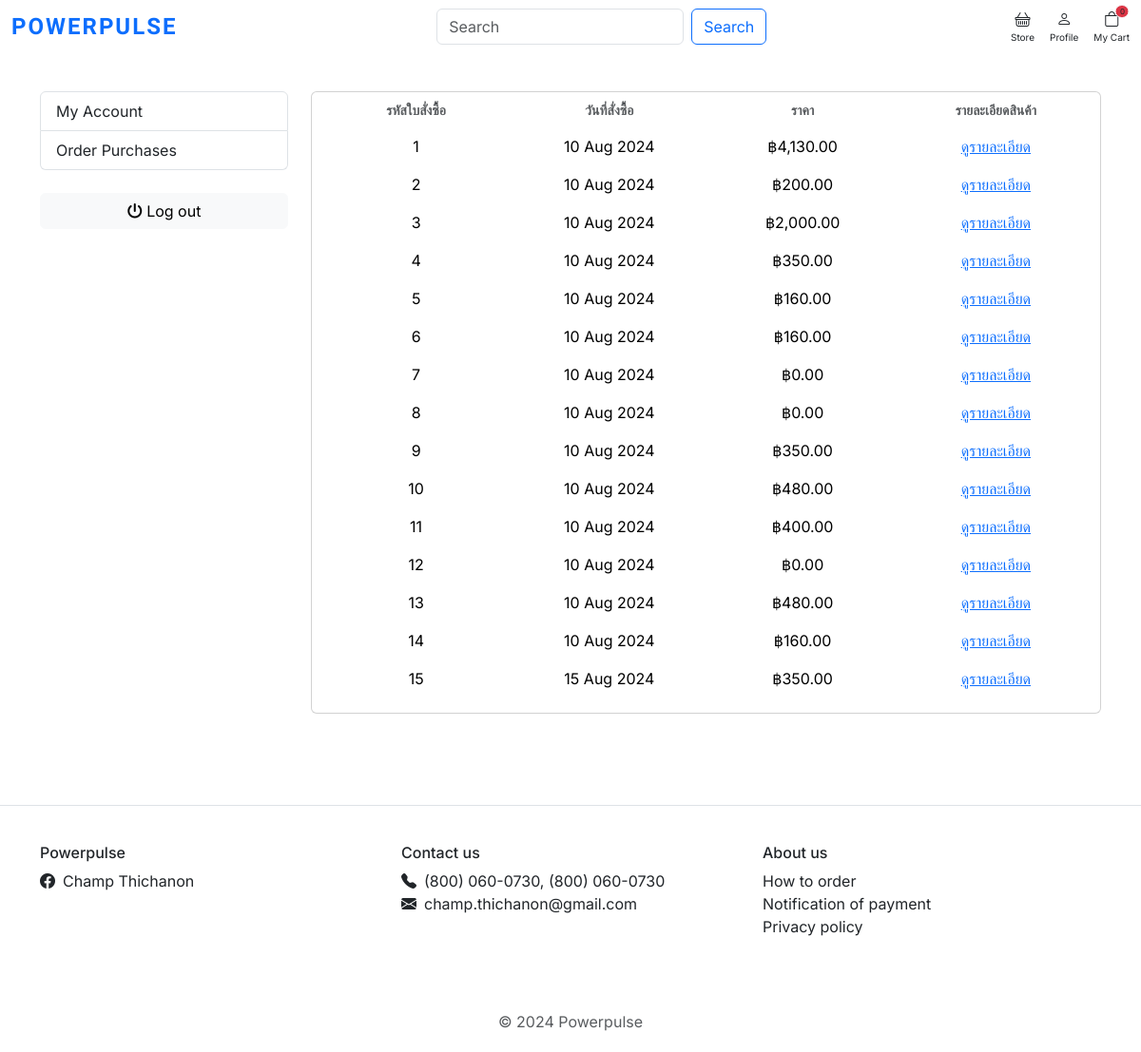
Page /order_history/ (signed in) on the committed database.
### order/models.py (models this page shows, shortened)
class Order(models.Model):
    user = models.ForeignKey(Account, on_delete=models.CASCADE)
    created_at = models.DateTimeField(auto_now_add=True)
    payment_proof = models.FileField(
        upload_to="photos/payment_proof", null=True, blank=True
    )
    first_name = models.CharField(max_length=50)
    last_name = models.CharField(max_length=50)
    phone_number = models.CharField(max_length=50, blank=True, null=True)
    house_no = models.CharField(max_length=10)
    village_no = models.CharField(max_length=10, blank=True, null=True)
    lane = models.CharField(max_length=255, blank=True, null=True)
    road = models.CharField(max_length=255, blank=True, null=True)
    sub_district = models.CharField(max_length=100)
    district = models.CharField(max_length=100)
    province = models.CharField(max_length=100)
    postal_code = models.CharField(max_length=20)
    total = models.DecimalField(max_digits=10, decimal_places=2)

### order/views.py (the view)
# urls.py: path("order_history/", views.order_history, name="order_history"),
@login_required(login_url="/login")
def order_history(request):
    orders = Order.objects.filter(user=request.user)
    context = {
        "orders": orders,
    }
    return render(request, "profiles/order_history.html", context)

### carts/context_processors.py (called while the page is built)
def counter(request):
    cart_count = 0
    if "admin" in request.path:
        return {}
    else:
        try:
            cart = Cart.objects.filter(cart_id=_cart_id(request))
            cart_items = CartItem.objects.all().filter(cart=cart[:1])
            for cart_item in cart_items:
                cart_count += cart_item.quantity
        except Cart.DoesNotExist:
            cart_count = 0
    return dict(cart_count=cart_count)

### carts/views.py (called while the page is built)
def _cart_id(request):
    cart = (
        request.session.session_key
    )  # Get the session key from the user's session data
    if not cart:  # Checks if a session key does not exist.
        cart = request.session.create()  # Create a new session
    return cart

### category/context_processors.py (called while the page is built)
def menu_links(request):
    links = Category.objects.all()
    return dict(links=links)

### templates/profiles/order_history.html (shortened to what this page needs)
{% extends 'profiles/profile_layout.html' %}
{% load static %}
{% load humanize %}
{% block subcontent %}
<aside class="col-md-9">
    {% if orders %}
    <div class="card px-2">
        <table class="table table-borderless table-shopping-cart">
            <thead class="text-muted">
                <tr class="small text-uppercase">
                    <th scope="col" style="width:120px; " class="text-muted text-center">รหัสใบสั่งซื้อ</th>
                    <th scope="col" style="width:120px; " class="text-muted text-center">วันที่สั่งซื้อ</th>
                    <th scope="col" style="width:120px; " class="text-muted text-center">ราคา</th>
                    <th scope="col" class="rounded text-muted text-center   ">รายละเอียดสินค้า</th>
                </tr>
            </thead>
            {% for order in orders %}
            <tbody>
                <tr>
                    <td class="col text-center">
                        <span>{{order.id}}</span>
                    </td>
                    <td class="col-3">
                        <div class="price-wrap text-center d-flex flex-column">
                            <span>{{ order.created_at|date:"d M Y" }}</span>
                        </div>
                    </td>
                    <td class="col-3">
                        <div class="price-wrap text-center d-flex flex-column">
                            <var class="price fst-normal">&#3647;{{order.total | intcomma}}</var>
                        </div>
                    </td>
                    <td class="col-3 text-center">
                        <a href="{% url 'order_detail' order.id %}">ดูรายละเอียด</a>
                    </td>
                </tr>
            </tbody>
            {%endfor%}
        </table>
    </div>
    {% endif %}
</aside>
{% endblock subcontent %}

### static/css/base.css (style rules this page uses)
html,body { margin: 0; }

### static/css/text.css (style rules this page uses)
body { font-family: "Inter", sans-serif; }

### rows in the picture
Order: id "1", created_at "10 Aug 2024", total "4,130.00"
Order: id "2", created_at "10 Aug 2024", total "200.00"
Order: id "3", created_at "10 Aug 2024", total "2,000.00"
Order: id "4", created_at "10 Aug 2024", total "350.00"
Order: id "5", created_at "10 Aug 2024", total "160.00"
Order: id "6", created_at "10 Aug 2024", total "160.00"
Order: id "7", created_at "10 Aug 2024", total "0.00"
Order: id "8", created_at "10 Aug 2024", total "0.00"
Order: id "9", created_at "10 Aug 2024", total "350.00"
Order: id "10", created_at "10 Aug 2024", total "480.00"
Order: id "11", created_at "10 Aug 2024", total "400.00"
Order: id "12", created_at "10 Aug 2024", total "0.00"
Order: id "13", created_at "10 Aug 2024", total "480.00"
Order: id "14", created_at "10 Aug 2024", total "160.00"
Order: id "15", created_at "15 Aug 2024", total "350.00"

### other values in the picture
{{ cart_count }} "0"
